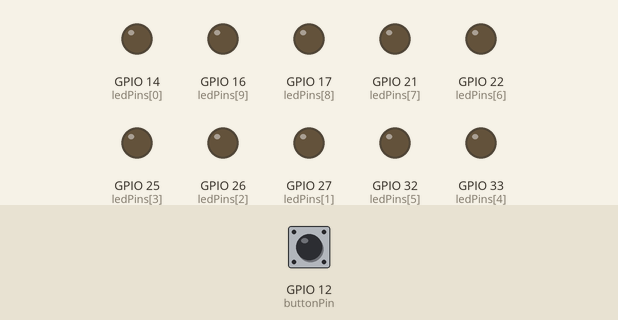
The sketch below on a simulated ESP32. Parts: output pins drawn as LEDs (lit = HIGH). The test bench sets the inputs (shaded band); at power-on: GPIO 12 (buttonPin) LOW. What the sketch prints to the serial monitor is not drawn.

Above: at 1.2 s.
1.3 s: GPIO 12 (buttonPin) pulled HIGH for 1 s
At 3.1 s:
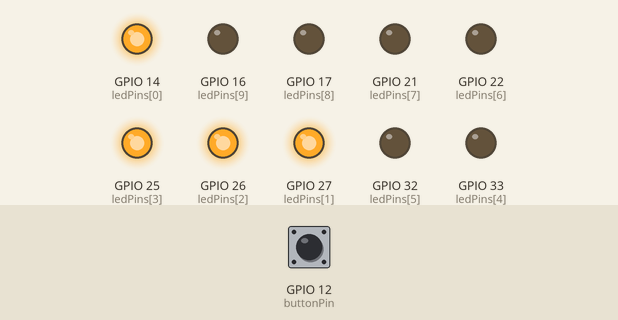
4.1 s: GPIO 12 (buttonPin) pulled HIGH for 0.15 s
At 5.8 s:
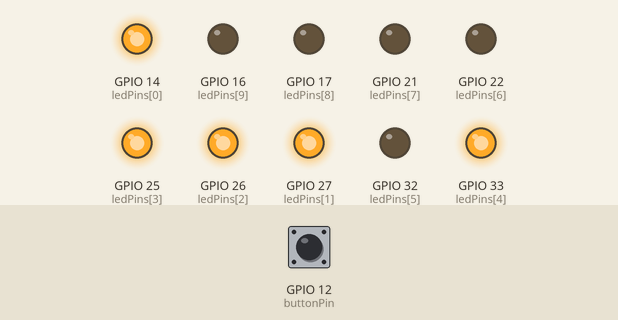
6.1 s: GPIO 12 (buttonPin) pulled HIGH for 0.15 s
At 7.4 s:
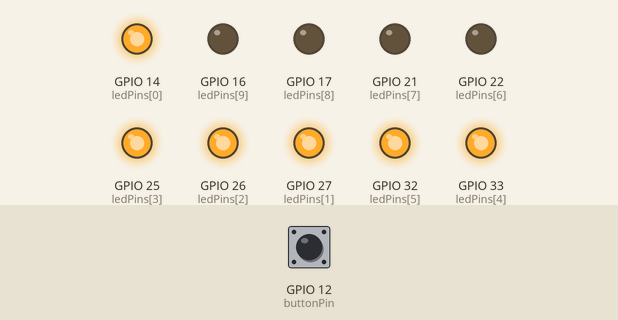
8.2 s: GPIO 12 (buttonPin) pulled HIGH for 3.2 s
At 12.6 s:
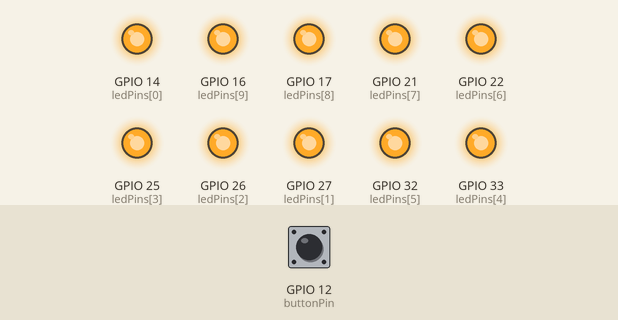
Timing chart, 0 to 14.1 s (numbered marks = the images above; inputs shaded):
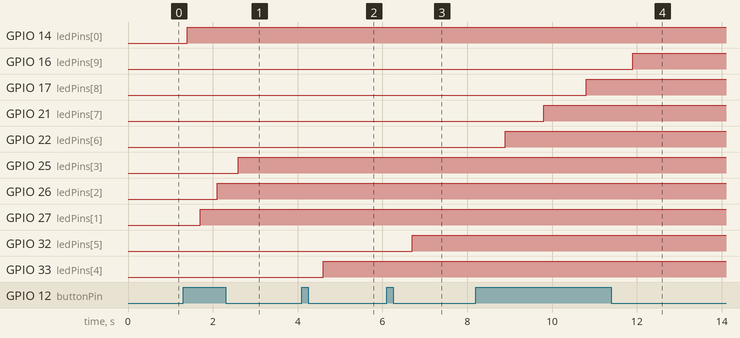

The sketch:

button.ino
```cpp
int ledPins[] = {14,27,26,25,33,32,22,21,17,16};
int buttonPin=12;
int k=0;

void setup(){
  pinMode(buttonPin,INPUT);
  for(int a=0;a<10;a++){
    pinMode(ledPins[a],OUTPUT);
    Serial.begin(115200);
  }
}

void loop(){
  int b=digitalRead(12);
  if(b==HIGH){
     Serial.print(b);
    k++;
    if(k<=10){
      for(int i=-1;i<k;i++){
         digitalWrite(ledPins[i],HIGH);
         delay(100);
      }
    }

    if(k>10){
      for(int i=9,j=1;k-(2*j-1)>i;i--,j++){
        digitalWrite(ledPins[i],LOW);
        delay(100);
      }
    }
    if(k==20)k=0;
  }
}
```

Measured:
- after the input at 1.3 s, GPIO 14 (ledPins[0]): LOW → HIGH after 0.10 s; GPIO 25 (ledPins[3]): LOW → HIGH after 1.3 s; GPIO 26 (ledPins[2]): LOW → HIGH after 0.80 s; GPIO 27 (ledPins[1]): LOW → HIGH after 0.40 s
- after the input at 4.1 s, GPIO 33 (ledPins[4]): LOW → HIGH after 0.50 s
- after the input at 6.1 s, GPIO 32 (ledPins[5]): LOW → HIGH after 0.60 s
- after the input at 8.2 s, GPIO 16 (ledPins[9]): LOW → HIGH after 3.7 s; GPIO 17 (ledPins[8]): LOW → HIGH after 2.6 s; GPIO 21 (ledPins[7]): LOW → HIGH after 1.6 s; GPIO 22 (ledPins[6]): LOW → HIGH after 0.70 s
